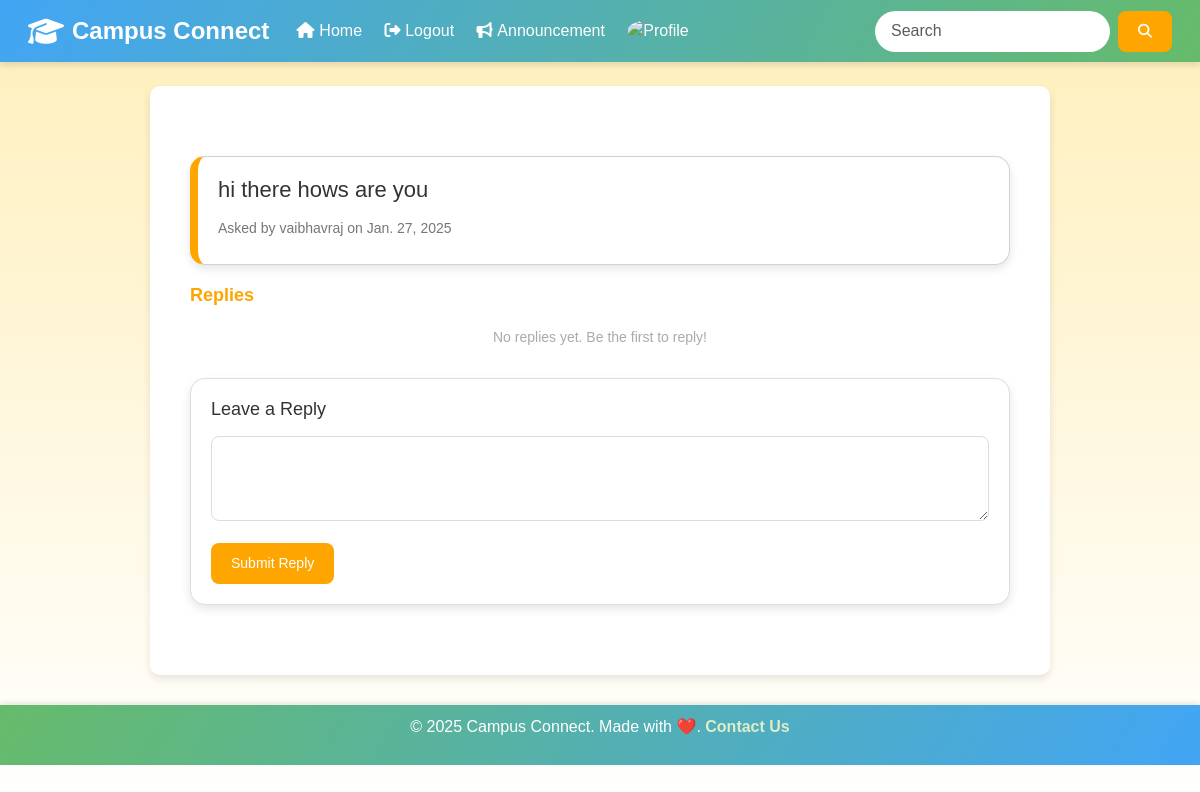
The app's page /question/100/ (signed in), older data.
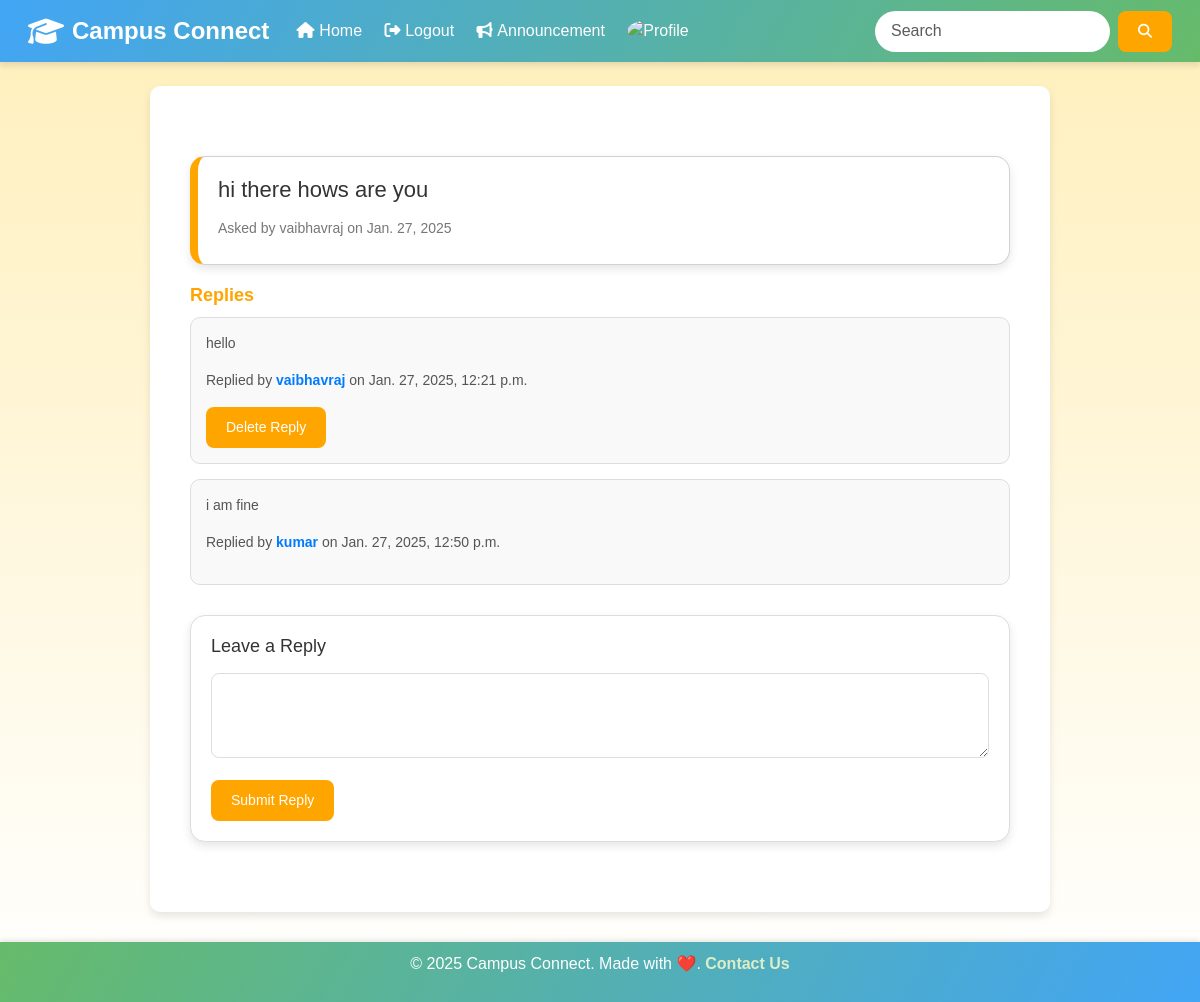
The same page, newer data.
### student/models.py (models this page shows, shortened)
class reply(models.Model):
    question = models.ForeignKey(questions, on_delete= models.CASCADE,related_name='replies')
    user = models.ForeignKey(User,on_delete= models.CASCADE)
    reply_text = models.TextField(max_length=240)
    created_on = models.DateTimeField(auto_now_add=True)

### student/views.py (the view)
# urls.py: path('question/<int:question_id>/', views.question_detail, name='question_detail'),
@login_required
def question_detail(request, question_id):
    question = get_object_or_404(questions, id=question_id)
    replies = question.replies.all()  # Fetch all replies related to this question
    if request.method == 'POST':
        form = ReplyForm(request.POST)
        if form.is_valid():
            new_reply = form.save(commit=False)
            new_reply.user = request.user
            new_reply.question = question
            new_reply.save()
            if question.user.email:
                subject = 'New Comment on Your Question'
                message = (
                    f'Hi {question.user.username},\n\n'
                    f'Your question "{question.question_text}" has received a new comment.\n\n'
                )
                from_email = 'your-email@example.com'
                recipient_list = [question.user.email]
                send_email_async(subject, message, from_email, recipient_list)
            return redirect('question_detail', question_id=question.id)
    else:
        form = ReplyForm()
    return render(request, 'question_detail.html', {
        'question': question,
        'replies': replies,
        'form': form
    })

### student/forms.py
class ReplyForm(forms.ModelForm):
    class Meta:
        model = reply
        fields = ['reply_text']  # Only include the text field in the form
        widgets = {
            'reply_text': forms.Textarea(attrs={'rows': 3, 'cols': 40}),
        }

### student/templates/question_detail.html (shortened to what this page needs)
{% extends "base.html" %}
{% block content%}
<!DOCTYPE html>
<html lang="en">
  <head>
  </head>
  <body>
    <div class="container">
      <div class="card">
        <h2>{{ question.question_text }}</h2>
        <p>Asked by <span class="username">{{ question.user.username }}</span> on {{ question.created_on }}</p>
      </div>
      <h3 class="replies-title">Replies</h3>
      {% if replies %}
        {% for reply in replies %}
        <div class="reply-card">
          <p>{{ reply.reply_text }}</p>
          <p class="reply-info">
            Replied by <span class="username">{{ reply.user.username }}</span> on {{ reply.created_on }}
          </p>
          {% if request.user == reply.user %}
          <form action="{% url 'delete_reply' reply.id %}" method="POST">
            <button type="submit" class="btn">Delete Reply</button>
          </form>
          {% endif %}
        </div>
        {% endfor %}
      {% else %}
      <p class="no-replies">No replies yet. Be the first to reply!</p>
      {% endif %}
      <div class="reply-form">
        <h3>Leave a Reply</h3>
        <form method="post">
          {{ form.reply_text }}
          <button type="submit" class="btn">Submit Reply</button>
        </form>
      </div>
    </div>
  </body>
</html>
{% endblock %}

Row changes from the older to the newer data that the page shows:
added reply: reply_text "hello", user.username "vaibhavraj", created_on "Jan. 27, 2025, 12:21 p.m.", shows "Delete Reply"
added reply: reply_text "i am fine", user.username "kumar", created_on "Jan. 27, 2025, 12:50 p.m."
Text that changed along with them:
text no longer shown: "No replies yet. Be the first to reply!"
